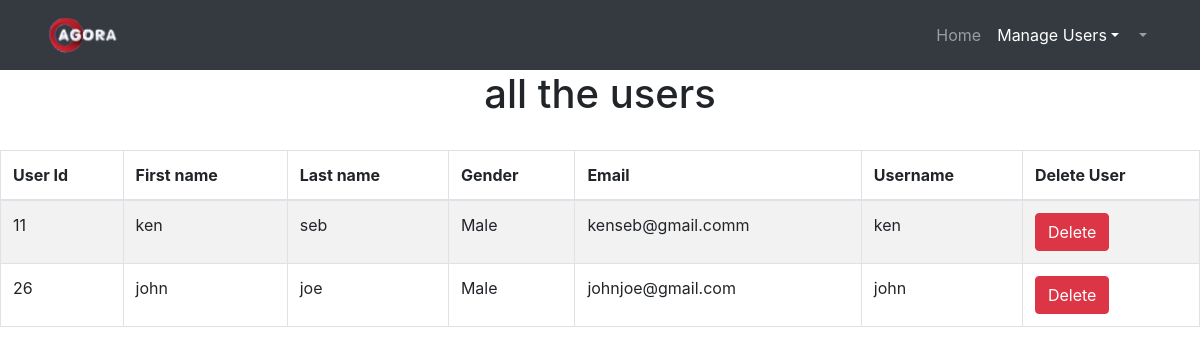
/view_users.php, run on an earlier commit of the app's database.
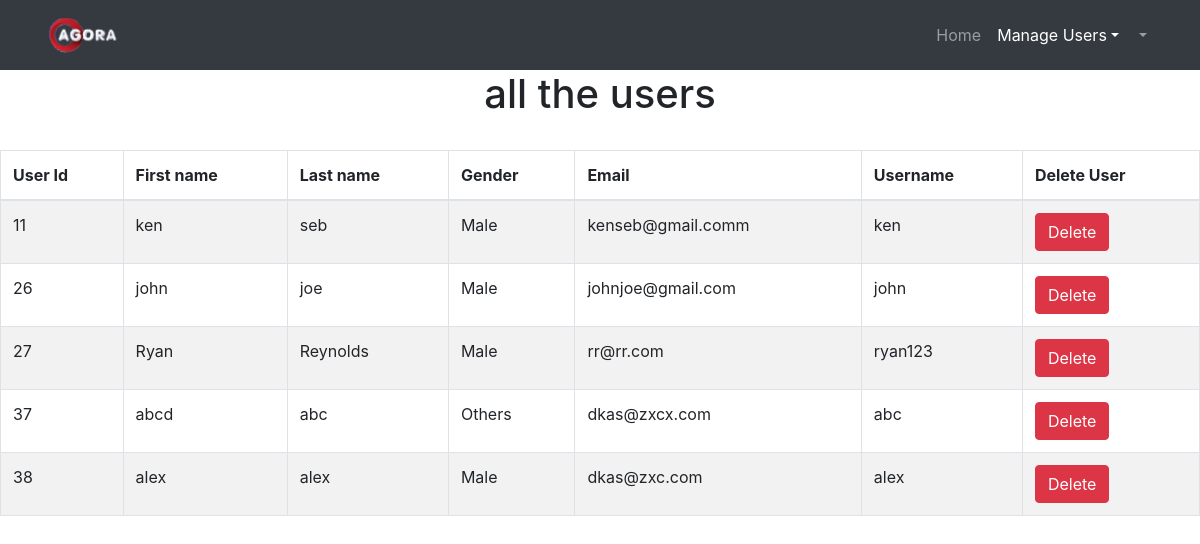
And on a later commit of the database.
### tables this page shows
CREATE TABLE `tbl_user` (
  `user_id` int(11) NOT NULL,
  `fname` varchar(30) NOT NULL,
  `lname` varchar(30) NOT NULL,
  `gender` varchar(10) NOT NULL,
  `email` varchar(25) NOT NULL,
  `username` varchar(25) NOT NULL,
  `password` varchar(50) NOT NULL,
  `user_upvote` int(20) NOT NULL DEFAULT 1,
  `user_downvote` int(20) NOT NULL DEFAULT 1
);

### public_html/view_users.php (the view, shortened to what this page needs)
<?php
$admin_name=$_SESSION['admin_name'];
?>
<!DOCTYPE html>
<html lang="en">
<head>
  <link href="vendor/bootstrap/css/bootstrap.min.css" rel="stylesheet">
</head>
<body>
 <nav class="navbar navbar-expand-lg navbar-dark bg-dark static-top">
    <div class="container">
    <a class="navbar-brand" href="admin_home.php"><img src="img/logo/agora.png" alt="logo" style="width:80px"></a>
      <div class="collapse navbar-collapse" id="navbarResponsive">
        <ul class="navbar-nav ml-auto">
        <li class="nav-item">
            <a class="nav-link" href="admin_home.php">Home
              </a>
          </li>
          <li class="nav-item dropdown active">
        <a class="nav-link dropdown-toggle" href="#" id="navbarDropdown" role="button" data-toggle="dropdown" aria-haspopup="true" aria-expanded="false">
        Manage Users</a>
      </li>
          <li class="nav-item dropdown">
        <a class="nav-link dropdown-toggle" href="#" id="navbarDropdown" role="button" data-toggle="dropdown" aria-haspopup="true" aria-expanded="false">
        <?php echo $admin_name;?></a>
      </li>
        </ul>
      </div>
    </div>
  </nav>
  <div class="table-scrol">
    <h1 align="center">all the users</h1>
    <table class="table table-bordered table-hover table-striped" style="table-layout: auto">
        <thead>
        <tr>
            <th>User Id</th>
            <th>First name</th>
            <th>Last name</th>
            <th>Gender</th>
            <th>Email</th>
            <th>Username</th>
            <th>Delete User</th>
        </tr>
        </thead>
        <?php
        include("db.php");
        $view_users_query="SELECT * FROM tbl_user";
        $run=mysqli_query($con,$view_users_query);
        while($row=mysqli_fetch_array($run))
        {
            $user_id=$row[0];
            $fname=$row[1];
            $lname=$row[2];
            $gender=$row[3];
            $email=$row[4];
            $username=$row[5];
        ?>
        <tr>
            <td><?php echo $user_id;  ?></td>
            <td><?php echo $fname;  ?></td>
            <td><?php echo $lname;  ?></td>
            <td><?php echo  $gender;  ?></td>
            <td><?php echo  $email;  ?></td>
            <td><?php echo  $username;  ?></td>
           <td><a href="delete_user.php?del=<?php echo $user_id ?>"><button class="btn btn-danger">Delete</button></a></td>
        </tr>
        <?php } ?>
    </table>
        </div>
</body>
</html>

What changed in the data, as far as the page shows it:
added tbl_user: user_id "27", fname "Ryan", lname "Reynolds", gender "Male", email "rr@rr.com", username "ryan123"
added tbl_user: user_id "37", fname "abcd", lname "abc", gender "Others", email "dkas@zxcx.com", username "abc"
added tbl_user: user_id "38", fname "alex", lname "alex", gender "Male", email "dkas@zxc.com", username "alex"
